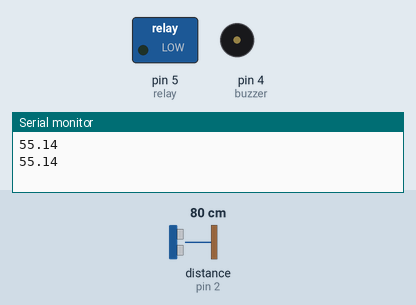
Bench run of a sketch on a simulated Arduino Uno, built with avr-gcc and run on an emulated ATmega328P. Shown: switched loads named in the sketch (green lamp = pin HIGH), buzzer (waves = sounding, pin HIGH), the last lines printed to the serial monitor. Wiring (inferred from the names in the program): ultrasonic range finder: trigger pin 3; echo pin 2. The inputs (shaded band) are chosen by the test bench; at power-on: distance to the obstacle (sensor on pin 2) 80 cm. The echo pulse lasts 58.3 µs per cm; pins used as bus, display or sensor lines are not drawn.

Above: at 1.8 s.
1.9 s: distance to the obstacle (sensor on pin 2) set to 84 cm
3.4 s: distance to the obstacle (sensor on pin 2) set to 92 cm
At 5.0 s:
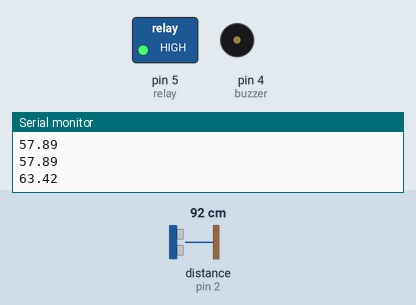
5.5 s: distance to the obstacle (sensor on pin 2) set to 23 cm
7.2 s: distance to the obstacle (sensor on pin 2) set to 19 cm
At 8.4 s:
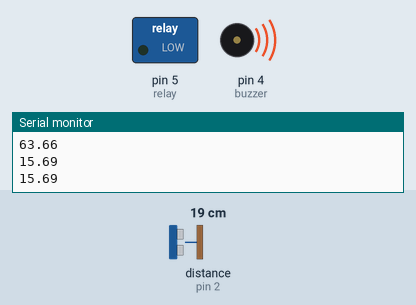
Timing chart, 0 to 14.0 s (numbered marks = the images above; inputs shaded):
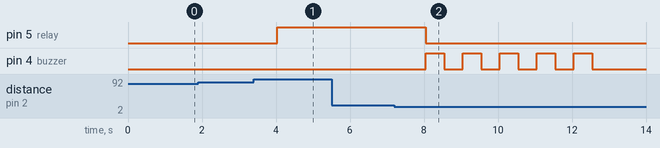

The sketch:

AMC_BETA_official_v20.01.16.ino
```cpp
int echoPin=2;
int trigPin=3;
int buzzer=4;
int relay=5;
int error=6;
String triggered;

int delayHigh=500;
int delayLow=100;

int l,h;

float waterDistance;

long duration;

int timeBreak=1000;

float tankHeight = 57;
int spaceMax = 60;
int spaceMin = 15;

float ToPercent=100*waterDistance/tankHeight;


void alarmHigh() {
  digitalWrite(buzzer, HIGH);
  delay(delayHigh);
  digitalWrite(buzzer, LOW);
  delay(delayHigh);
  }

void alarmLow() {
  digitalWrite(buzzer, HIGH);
  delay(delayLow);
  digitalWrite(buzzer, LOW);
  delay(delayLow);
  }

void throwSignal() {

  digitalWrite(trigPin, LOW);
  delayMicroseconds(2);
  digitalWrite(trigPin, HIGH);
  delayMicroseconds(10);
  digitalWrite(trigPin, LOW);
  duration = pulseIn(echoPin, HIGH);
  waterDistance = (duration/2) / (29.1*2.54);
  }

void DefPercent() {
   ToPercent=100*waterDistance/tankHeight;
  }

void setup() {
  Serial.begin(9600);


  pinMode(trigPin, OUTPUT);
  pinMode(echoPin, INPUT);

  pinMode(buzzer, OUTPUT);
  pinMode(relay, OUTPUT);

}


void loop() {

  throwSignal();
  DefPercent();

  if (ToPercent>100) {
    analogWrite(error, 255);
    digitalWrite(relay, LOW);
    digitalWrite(error, LOW);

    }
  else if (ToPercent>spaceMax && ToPercent<=100) {
    for (l=0; l<5 && triggered=="up"; l++) {
      alarmLow();

      }
    analogWrite(relay,255);
    triggered="down";

    }

  else if (ToPercent<spaceMin) {
    digitalWrite(relay,LOW);
    for (h=0; h<5 && triggered=="down"; h++) {
      alarmHigh();
      }
    triggered="up";
    }
  l=0;
  h=0;
  Serial.println(ToPercent);
  delay(timeBreak);


}
```

Measured:
- the behaviour switches between 87 and 88 cm on distance to the obstacle (sensor on pin 2) (found by bisection; images 0 and 1)
- the behaviour switches between 22 and 21 cm on distance to the obstacle (sensor on pin 2) (found by bisection; images 1 and 2)
- after the input at 3.4 s, pin 5 (relay): LOW → HIGH after 0.63 s
- after the input at 7.2 s, pin 5 (relay): HIGH → LOW after 0.84 s; pin 4 (buzzer): alternates HIGH for 0.50 s and LOW for 0.50 s, 10 changes in all, then stays LOW, starting after 0.84 s
